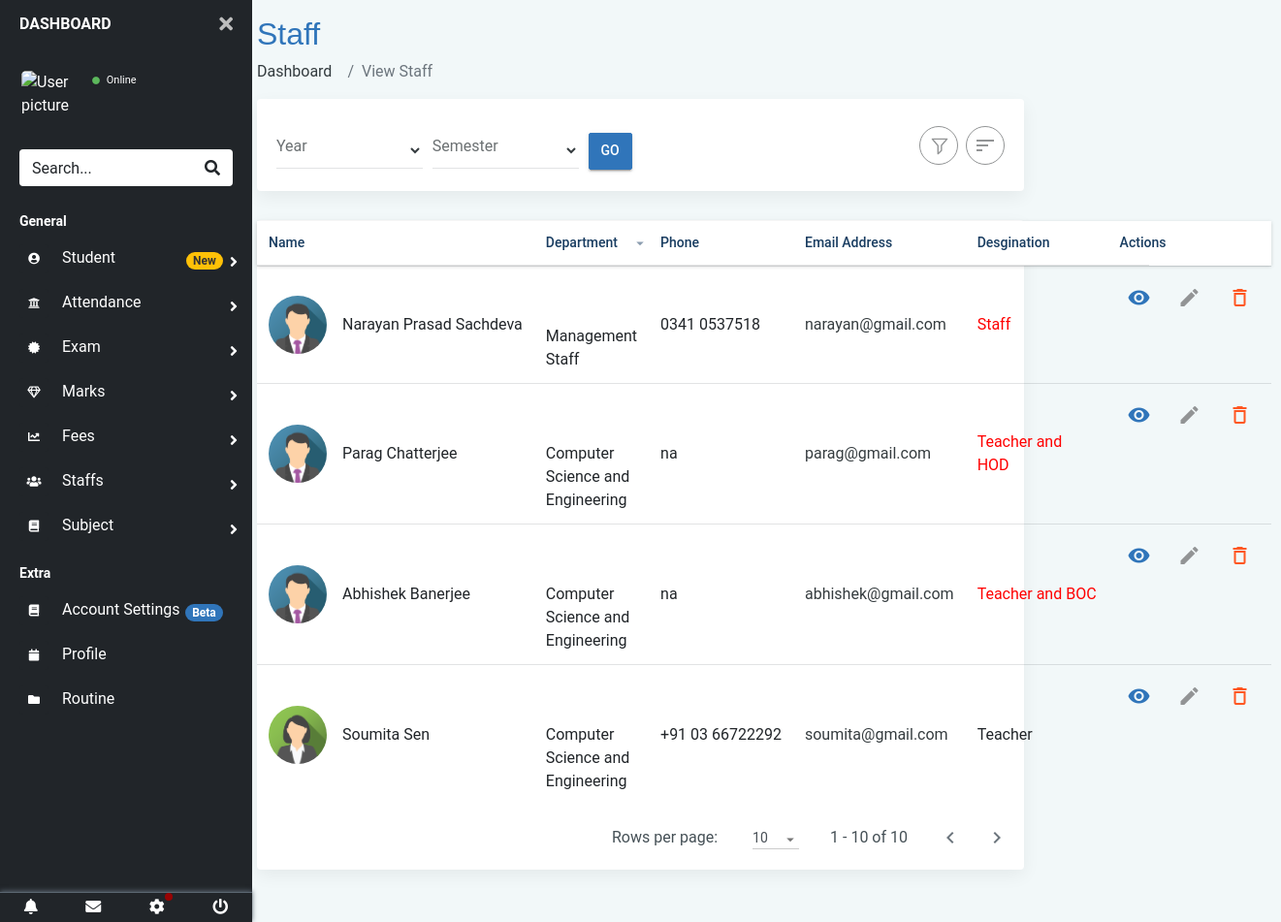
Screenshot of /view_staff (signed in) with the database file from the repository.
### college/models.py (models this page shows)
class Staff(models.Model):
    def path_and_rename(instance, filename):
        upload_to = 'staff/'
        ext = filename.split('.')[-1]
        if instance.pk:
            filename = '{}.{}'.format(instance.pk, ext)
        else:
            filename = '{}.{}'.format(uuid4().hex, ext)
        return os.path.join(upload_to, filename)
    staff_data = models.ForeignKey(Account, on_delete=models.CASCADE)
    email = models.EmailField(max_length=100, verbose_name="email", unique=True)
    first_name = models.CharField(max_length=100, )
    last_name = models.CharField(max_length=100, )
    joined_year = models.IntegerField()
    address = models.CharField(max_length=255)
    gender = models.CharField(max_length=10, )
    phone = models.CharField(max_length=15, verbose_name='phone')
    image = models.ImageField(upload_to=path_and_rename, max_length=255, null=True, blank=True)
    department = models.CharField(max_length=255, default='')
    batch_year = models.CharField(max_length=10,default='')
    active = models.BooleanField(default=True)
    last_login = models.DateTimeField(auto_now=True)
    joined_date = models.DateTimeField(auto_now_add=True)
    is_HOD = models.BooleanField(default=False)
    is_BOC = models.BooleanField(default=False)
    is_teacher = models.BooleanField(default=False)
    is_staff = models.BooleanField(default=False)
    object = AccountManager()

### college/staff.py (the view)
# urls.py: path('view_staff', staff.view_staff, name='view_staff'),
def view_staff(request):
    if request.POST:
        return HttpResponse("<h1> greate </h1>")
    if request.user.is_HOD:
        user = Staff.object.filter(is_teacher=True, department=request.session['department'])
        return render(request, "view_staff.html", context={'user': user, 'YEARS': YEARS})
    elif request.user.is_admin:
        user = Staff.object.filter()
        return render(request, "view_staff.html", context={'user': user, 'YEARS': YEARS})
    elif request.user.is_teacher:
        user = Staff.object.filter(id=request.user.id)
        return render(request, "view_staff.html", context={'user': user, 'YEARS': YEARS})

### template/view_staff.html (shortened to what this page needs)
{%extends 'base.html' %}
{%load static%}
{%block sidebar %}
    {%include 'side.html' %}
{%endblock %}
{%block content%}
<section class="component-section" id="employee">
    <div class="d-flex align-items-center pb-3">
        <div>
            <h1>Staff</h1>
            <nav aria-label="breadcrumb">
                <ol class="breadcrumb pmd-breadcrumb mb-0">
                    <li class="breadcrumb-item">
                        <a href="dashboard.html">Dashboard</a>
                    </li>
                    <li class="breadcrumb-item active" aria-current="page">View Staff</li>
                </ol>
            </nav>
        </div>
    </div>
        <div class="card pmd-card">
            <div class="search-bar card-body">
                <div class="row d-flex align-items-center">
                    <div class="col">
                        <div class="d-md-block d-none">
                            <form class="search-form" style="margin-top: -10px;" method="post">
                                <div class="form-row">
                                    <div class="form-group pmd-textfield pmd-textfield-floating-label col-md-3 mb-0">
                                            <label for="department">Year</label>
                                            <select name="go_year" id="go_year" class="form-control">
                                                <option></option>
                                                {%for year in YEARS%}
                                                <option value="{{year}}">{{year}}</option>
                                                {%endfor%}
                                            </select>
                                    </div>
                                    <div class="form-group pmd-textfield pmd-textfield-floating-label col-md-3 mb-0">
                                        <label>Semester</label>
                                        <select name="go_semester" id="go_semester" class="form-control">
                                            <option></option>
                                            <option value="1">1</option>
                                        </select>
                                    </div>
                                    <div class="col-md-1 col-lg-2 mt-4">
                                        <button class="btn btn-primary pmd-ripple-effect pmd-btn-raised" id="search">Go</button>
                                    </div>
                                </div>
                            </form>
                        </div>
                    </div>
                    <div class="col-auto d-none d-md-flex justify-content-end">
                        <ul class="nav border-0">
                            <li class="nav-item mr-2">
                                <a title="Advance Search" class="btn pmd-btn-fab btn-outline-dark nav-link btn-sm" data-toggle="collapse" href="#advanceSearch" role="button" aria-expanded="false" aria-controls="advanceSearch" id="advanced-search-toggler">
                                    <i class="pmd-icon-circle pmd-icon-sm">
                                    </i>
                                </a>
                            </li>
                            <li class="nav-item">
                                <div class="dropdown pmd-dropdown">
                                    <a href="javascript:void(0);" role="button" class="pmd-btn-fab btn-outline-dark btn btn-sm" data-toggle="dropdown" aria-haspopup="true" aria-expanded="false" title="Sort">
                                        <i class="material-icons">sort</i>
                                    </a>
                                </div>
                            </li>
                        </ul>
                    </div>
                </div>
            </div>
        </div>
        <div class="tab-content">
            <div role="tabpanel" class="tab-pane active show" id="listView">
                <div class="card pmd-card">
                    <div id="example_wrapper" class="dataTables_wrapper container-fluid dt-bootstrap4 no-footer"><div class="row"><div class="col-sm-12"><table id="example" class="table pmd-table table-hover display dt-responsive nowrap dataTable no-footer dtr-column collapsed" cellspacing="0" width="100%" role="grid" aria-describedby="example_info" style="width: 100%;">
                        <thead class="thead-light">
                            <tr role="row">
                                <th class="sorting" tabindex="0" aria-controls="example" rowspan="1" colspan="1" style="width: 216px;" aria-label="Name: activate to sort column ascending">Name</th>
                                <th class="control sorting_asc" rowspan="1" colspan="1" style="width: 180px;" aria-label="Designation">Department</th>
                                <th class="sorting" tabindex="0" aria-controls="example" rowspan="1" colspan="1" style="width: 56px;" aria-label="ID: activate to sort column ascending">Phone</th>
                                <th class="sorting" tabindex="0" aria-controls="example" rowspan="1" colspan="1" style="width: 128px;" aria-label="Email Address: activate to sort column ascending">Email Address</th>
                                <th class="sorting" tabindex="0" aria-controls="example" rowspan="1" colspan="1" style="width: 110px;" aria-label="Department: activate to sort column ascending">Desgination</th>
                                <th class="sorting" tabindex="0" aria-controls="example" rowspan="1" colspan="1" style="width: 0px; display: block; " aria-label="Actions: activate to sort column ascending">Actions</th>
                            </tr>
                        </thead>
                        <tbody>
                        {%for person in user%}
                        <tr role="row" class="odd">
                                <td data-title="Name" style="">
                                    <div class="d-flex align-items-center">
                                        <img src="../media/{{person.image}}" alt="Profile Picture" class="rounded-circle mr-3" width="60" height="60">
                                            <div class="media-body">
                                                {{person.first_name}} {{person.last_name}}
                                        </div>
                                    </div>
                                </td>
                                <td  style=" white-space: -o-pre-wrap;
                                             word-wrap: break-word;
                                             white-space: pre-wrap;
                                             white-space: -moz-pre-wrap;
                                             white-space: -pre-wrap; ">
                                    {{person.department}}</td>
                                <td data-title="ID" style="">{{person.phone}}</td>
                                <td data-title="Email Address" style=""><a href="mailto:{{person.email}}">{{person.email}}</a></td>
                                {%if person.is_teacher%}
                                        {%if person.is_HOD%}
                                            <td data-title="Department" style="color: red; white-space: -o-pre-wrap;
                                             word-wrap: break-word;
                                             white-space: pre-wrap;
                                             white-space: -moz-pre-wrap;
                                             white-space: -pre-wrap; ">Teacher and HOD</td>
                                        {%elif person.is_BOC%}
                                            <td data-title="Department" style="color: red;">Teacher and BOC</td>
                                         {%else%}
                                            <td data-title="Department" >Teacher </td>
                                        {%endif%}
                                {%elif person.is_staff%}
                                                            <td data-title="Department" style="color: red;">Staff</td>
                                {%endif%}
                                <td data-title="" style="display: block;">
                                    <a href="{%url 'college:profile' person.id %}" class="btn pmd-btn-fab pmd-btn-flat btn-primary pmd-ripple-effect btn-sm mr-2"><i class="material-icons pmd-sm">visibility</i></a>
                                    <a href="#" class="btn pmd-btn-fab pmd-btn-flat btn-dark pmd-ripple-effect btn-sm mr-2"><i class="material-icons pmd-sm">edit</i></a>
                                    <a href="javascript:void(0);" title="Delete" class="btn pmd-btn-fab pmd-btn-flat btn-danger pmd-ripple-effect btn-sm" data-toggle="modal" data-target="#delete_employee_modal"><i class="material-icons pmd-sm">delete_outline</i></a>
                                </td>
                            </tr>
                        {%endfor%}
                        </tbody>
                    </table></div></div><div class="card-footer"><div class="pmd-datatable-pagination"><div class="dataTables_length" id="example_length"><label><span class="custom-select-title">Rows per page:</span> <span class="pmd-custom-select"> <select name="example_length" aria-controls="example" class="form-control form-control-sm"><option value="10">10</option><option value="25">25</option><option value="50">50</option><option value="100">100</option></select> </span></label></div><div class="dataTables_info" id="example_info" role="status" aria-live="polite"> 1 - 10 of 10 </div><div class="dataTables_paginate paging_simple" id="example_paginate"><ul class="pagination"><li class="paginate_button page-item previous disabled" id="example_previous"><a href="#" aria-controls="example" data-dt-idx="0" tabindex="0" class="page-link"> </a></li><li class="paginate_button page-item next disabled" id="example_next"><a href="#" aria-controls="example" data-dt-idx="1" tabindex="0" class="page-link"> </a></li></ul></div></div></div></div>
                </div>
            </div>
        </div>
    </section>
{%endblock%}

### rows the page displays
Staff: image (picture), first_name "Narayan Prasad", last_name "Sachdeva", department "Management Staff", phone "0341 0537518", email "narayan@gmail.com", is_teacher "Staff"
Staff: image (picture), first_name "Parag", last_name "Chatterjee", department "Computer Science and Engineering", phone "na", email "parag@gmail.com", is_teacher "Teacher and HOD"
Staff: image (picture), first_name "Abhishek", last_name "Banerjee", department "Computer Science and Engineering", phone "na", email "abhishek@gmail.com", is_teacher "Teacher and BOC"
Staff: image (picture), first_name "Soumita", last_name "Sen", department "Computer Science and Engineering", phone "+91 03 66722292", email "soumita@gmail.com", is_teacher "Teacher"
